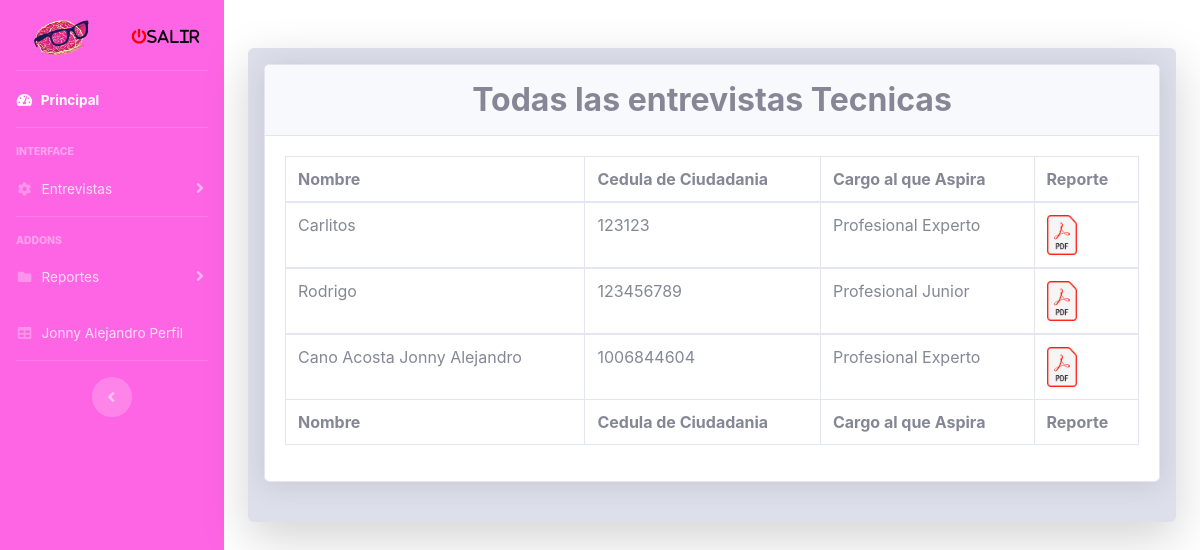
The app's page /view/consultarEntrevistaTecnica.php (signed in) with its own data.
### tables this page shows
CREATE TABLE `entrevistatecnica` (
  `idTec` int(11) NOT NULL,
  `proceso` varchar(15) DEFAULT NULL,
  `entrevistador` varchar(30) DEFAULT NULL,
  `fechaEntrevista` date DEFAULT NULL,
  `cargoEntrevistador` varchar(30) DEFAULT NULL,
  `dependencia` varchar(30) DEFAULT NULL,
  `nombreCandidato` varchar(50) DEFAULT NULL,
  `cargoAspira` varchar(50) DEFAULT NULL,
  `cuentaCompetenciaSN` varchar(2) DEFAULT NULL,
  `cuentaCompetencia` text DEFAULT NULL,
  `experienciaPrevia` text DEFAULT NULL,
  `cuentaCono` text DEFAULT NULL,
  `calidadSN` varchar(2) DEFAULT NULL,
  `calidad` text DEFAULT NULL,
  `retroalimentacion` text DEFAULT NULL,
  `conceptoSegundo` text DEFAULT NULL,
  `adecuado` varchar(2) DEFAULT NULL,
  `primera` varchar(2) DEFAULT NULL,
  `segunda` varchar(2) DEFAULT NULL,
  `noA` varchar(2) DEFAULT NULL,
  `parcialmente` varchar(2) DEFAULT NULL,
  `adecuadoP` varchar(2) DEFAULT NULL,
  `co` int(11) DEFAULT NULL,
  `terminada` varchar(5) NOT NULL DEFAULT 'False',
  `apruebaEntrevista` int(11) NOT NULL DEFAULT 0,
  `modificar` varchar(15) NOT NULL
);

### View/consultarEntrevistaTecnica.php (the view, shortened to what this page needs)
<?php include "../config.php";
if (isset($_SESSION["rol"])) {
    switch ($_SESSION['rol']) {
        case 2:
            include "../template/sidebar-Psicologa.php";
            break;
    }
}
?>
<!DOCTYPE html>
<html xmlns="http://www.w3.org/1999/xhtml">
<?php include FOLDER_TEMPLATE . "head.php"; ?>
<body id="page-top">
    <div class="container">
        <div class="card o-hidden border-0 shadow-lg my-5">
            <div class="card-body p-3 bg-gray-300">
                <div class="card shadow mb-4">
                    <div class="card-header py-3" style="text-align: center;">
                        <h2 class="m-0 font-weight-bold text">Todas las entrevistas Tecnicas</h2>
                    </div>
                    <div class="card-body">
                        <div class="table-responsive">
                            <table class="table table-bordered" width="100%" cellspacing="10">
                                <thead>
                                    <tr>
                                        <th>Nombre </th>
                                        <th>Cedula de Ciudadania</th>
                                        <th>Cargo al que Aspira</th>
                                        <th>Reporte</th>
                                    </tr>
                                </thead>
                                <tfoot>
                                    <tr>
                                        <th>Nombre </th>
                                        <th>Cedula de Ciudadania</th>
                                        <th>Cargo al que Aspira</th>
                                        <th>Reporte</th>
                                    </tr>
                                </tfoot>
                                <?php
                                require_once "../Model/conexioon.php";
                                $sql = "SELECT * FROM `entrevistatecnica` where terminada = 'True' ";
                                $rta = $objCnx->query($sql);
                                while ($datos = $rta->fetch_array()) {
                                ?>
                                    <tbody>
                                        <tr>
                                            <td><?php echo $datos['nombreCandidato'] ?></td>
                                            <td><?php echo $datos['idTec'] ?></td>
                                            <td><?php echo $datos['cargoAspira'] ?></td>
                                            <td><a href="../Reportes/pdf-EntrevistaTecnica.php?cc=<?php echo $datos['idTec'] ?>" target="_blank"><img src="../img/pdf.png" alt="Sacar Reporte" width="30" height="40" style="padding: 0px;"></a></td>
                                        </tr>
                                    <?php
                                }
                                    ?>
                                    </tbody>
                            </table>
                        </div>
                    </div>
                </div>
            </div>
        </div>
    </div>
</body>
</html>

### View/consultarEntrevistaTecnica.php (style rules this page uses)
td { width: auto; height: auto; }

### records on screen
entrevistatecnica: nombreCandidato "Carlitos", idTec "123123", cargoAspira "Profesional Experto"
entrevistatecnica: nombreCandidato "Rodrigo", idTec "123456789", cargoAspira "Profesional Junior"
entrevistatecnica: nombreCandidato "Cano Acosta Jonny Alejandro", idTec "1006844604", cargoAspira "Profesional Experto"

### other values on screen
$_SESSION['nombre'] "Jonny Alejandro"
